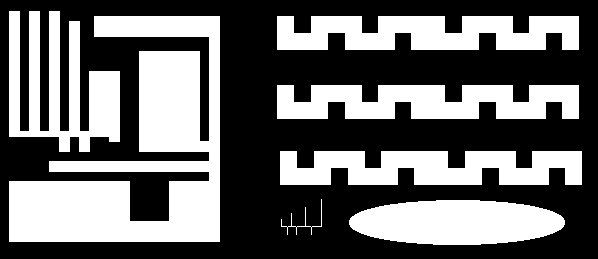
#> input picture lab13/ccl1.png, 598 x 259 px
$ jupyter execute --allow-errors 13_ccl.ipynb
#> lines starting #> are read from the running program, lines starting #| are printed output that depends on the picture; after the words box and inside, x2 and y2 are one past the last pixel; in counts of white or black regions, pixels touching at a corner belong together
# Indeksacja. Prosta klasyfikacja obiektów.

## Cel ćwiczenia
- zapoznanie z dwuprzebiegowym algorytmem indeksacji (ang. *connected component labelling*):
- zapoznanie z prostą klasyfikacją obiektów z wykorzystaniem współczynników kształtu,
- zadanie domowe: zmodyfikowana indeksacja dwuprzebiegowa i indeksacja jednoprzebiegowa.

## Indeksacja

Większość dotychczas poznanych i wykorzystywanych algorytmów przetwarzania obrazu wykonywała operacje na całym obrazie (lub co najwyżej dokonywany był podział obiekt/obiekty - tło. Np. różne metody segmentacji).
Patrząc na poniższny rysunek człowiek widzi dwa kwadraty.

Dla automatycznego systemu analizy i rozpoznawania obrazów przejście od etapu obiekty/tło do wyróżnienia dwóch kwadratów nie jest takie oczywiste i wymaga zastosowania jakieś formy indeksacji - czyli przypisania każdemu z pikseli uznanych za należące do obiektów (tu białych) jakieś etykiety (w naszym przypadku będą to dwie etykiety, ew. dodatkowa oznaczająca tło).

W tej części ćwiczenia zaprezentowany zostanie tzw. dwuprzebiegowy algorytm indeksacji (ang. *two-pass connected component labelling*).
Jego nazwa związana jest z koniecznością wykonania dwukrotnego odwiedzenia każdego z pikseli obrazu (dwie pętle/iteracje po obrazie).
Istnieją również tzw. jednoprzebiegowe algorytmy indeksacji.

## Opis algorytmu

- Na wejściu mamy obraz po binaryzacji - zakładamy, że piksele białe ('1', '255') należą do obiektów, tło jest czarne.

- W pierwszej iteracji obraz analizujemy linia po linii, od lewej do prawej, aż do napotkania pierwszego piksela o wartości różnej od '0'.
  W tej sytuacji dokonujemy analizy otoczenia piksela:


  gdzie: **X**  rozważany piksel, **A,B,C,D** - sąsiedzi z otoczenia.
  Uwaga. W przykładzie pokazano tzw. sąsiedztwo 8-elementowe.
  Niekiedy stosuje się również wersję 4-elementową (praktycznie bardzo rzadko).
  Wtedy analizie podlegałyby by tylko piksele **B** i **D**.

- Możliwe są następujące przypadki dla otoczenia __A,B,C,D__:
    - (a) wszystkie należą do tła __A,B,C,D == 0__.
      Wtedy znaleziony piksel __X__ należy do nowego obiektu - nadajemy mu zatem etykietę __X = L+1__ - przez __L__ rozumiemy poprzednią etykietę.
	  Uwaga. Przed uruchomieniem algorytmu __L__ należy zainicjować wartością  '1'
    - (b) jeden lub więcej pikseli ma przypisaną aktualną etykietę **L**.
	  Wtedy rozważanemu pikselowi przypisujemy etykietę **X = L**.
    - (c) w otoczeniu występują piksele o różnych etykietach np. *L1* i *L2*.
	  Wtedy przyjmuje się zasadę, że rozważanemu pikselowi *X* przypisuje się mniejszą z wartości *L1* i *L2* (*X = min(L1,L2)*).

## Implementacja:

- Wczytaj obraz *ccl1.png*, wyświetl go.
  Po krótkiej analizie można zauważyć, że występuje na nim 7 odrębnych obiektów.
      Ich ``wykrycie'' będzie naszym celem.

- Na podstawie opisu algorytmu podanego wcześniej zaimplementuj tzw. pierwszą fazę indeksacji (ang. _first pass_):
    - uwaga ogólna - algorytm jest dość prosty i łatwy w implementacji,
    - obliczenia powinny odbywać się w pętlach `for` - iteracja po całym obrazku.
      Warto pominąć pierwszy wiersz i pierwszą oraz ostatnią kolumnę, aby  wyeliminować problem z brakiem kontekstu (można np. założyć, że pikseli brzegowych nie ma, bo wcześniej wykonane zostało morfologiczne czyszczenie brzegu).
    - dla przypomnienia iteracja po macierzy w Python - pętla zewnętrzna - wiersze, pętla wewnętrzna - kolumny – tj. pierwsza współrzędna to wiersz, a druga kolumna,
    - rozmiar obrazka można odczytać np. poleceniem: `yy, xx = img.shape`
      Przy takim przypisaniu `yy` oznacza liczbę wierszy (wysokość obrazka), a `xx` liczbę kolumn (szerokość obrazka),
    - działania podejmujemy tylko w przypadku, gdy aktualnie analizowany piksel ma wartość różną od zera (gdy należy do obiektu),
    - najtrudniejszym elementem jest analiza otoczenia piksela i stwierdzenie, z którym z przypadków (a), (b) czy (c) mamy do czynienia.
      Problem można rozwiązać jakkolwiek (tylko dobrze), poniżej prezentowana jest jedna z możliwości.
    - na początku tworzymy listę pikseli, które stanowią otoczenie piksela X (A, B, C, D) np: ` neighbours = [img[j - 1, i - 1], ... `
    - następnie sprawdzamy czy nie występuje przypadek (a) - czyli czy suma sąsiadów nie wynosi 0 -  ` neigh_sum = np.sum(neighbours)`, jeżeli tak to `X = L` oraz `L=L+1`.
      Uwaga proszę nie zapomnieć zainicjalizować etykiety `L` wartością 1.
    - jeżeli `neigh_sum > 0`, mamy do czynienia z przypadkiem (b) lub (c).
      Eliminujemy zerowe elementy z listy `sasiedzi` (`neighbours = filter(lambda x: x != 0, neighbours)`), a następnie znajdujemy minimum i maksimum nowej listy `neighbours` (funkcje `min` i `max` z _numpy_).
    - z przypadkiem (b) będziemy mieli do czynienia, gdy *minimum = maksimum*.
      Wtedy jako etykietę przypisujemy `X = minimum = maksimum`.
      Gdy *minimum != maksimum* mamy przypadek (c).
      Wtedy etykieta `X = minimum` - taką przyjmujemy konwencję,
    - uwaga 1 - algorytm operuje (czyta punkty z otoczenia i zapisuje kolejne indeksy L) na tym samym obrazie wejściowym,
    - uwaga 2 - przed implementacją metody obsługi konfliktów przypadki (b) i (c) działają tak samo, ale dla potrzeb dalszych kroków należy je rozróżnić,

- Wykonaj indeksację obrazu za pomocą zaimplementowanego algorytmu.
  Jeżeli wszystko zostało poprawnie napisane, to wynik powinien wyglądać mniej więcej tak jak na poniższym rysunku. Takie porównanie stanowić będzie pierwszy test poprawności implementacji algorytmu.


[cell 1]
import os
import cv2
import matplotlib.pyplot as plt
import numpy as np

# if not os.path.exists("ccl1.png") :
#     !wget https://raw.githubusercontent.com/vision-agh/poc_sw/master/13_CCL/ccl1.png --no-check-certificate
# if not os.path.exists("shapes.png") :
#     !wget https://raw.githubusercontent.com/vision-agh/poc_sw/master/13_CCL/shapes.png --no-check-certificate
# if not os.path.exists("shapesReal.png") :
#     !wget https://raw.githubusercontent.com/vision-agh/poc_sw/master/13_CCL/shapesReal.png --no-check-certificate

url = 'https://raw.githubusercontent.com/vision-agh/poc_sw/master/13_CCL/'

fileNames = ["ccl1.png", "shapes.png", "shapesReal.png"]
for fileName in fileNames:
  if not os.path.exists(fileName):
      r = requests.get(url + fileName, allow_redirects=True)
      open(fileName, 'wb').write(r.content)

[cell 2]
cc1 = cv2.imread('ccl1.png', 0)
#> cc1: shape (259, 598); 41.1% white; 7 white regions, largest, box (x1, y1, x2, y2) and area: (9, 16, 220, 242) 23561, (9, 11, 120, 152) 8081, (277, 16, 579, 50) 8024
plt.imshow(cc1, cmap='gray')

[cell 3]
img = np.copy(cc1)

X, Y = img.shape
L = 1
img = img / 255
#> (the rest of this cell did not finish here and is left out)

[cell 4]
np.max(img)
#> Out = 1

## Dyskusja:

- W wyniku indeksacji uzyskujemy obraz, na którym wyróżnionych jest wiele obiektów (dokładnie 48) - a faktycznie jest tylko 7. Zastanówmy się z czego to wynika.

- Zacznijmy od prostego przypadku przedstawionego na poniższym rysunku:


  Obraz analizowany jest linia po linii.
  Zatem pierwszą etykietę dostanie słupek po prawej.
  Późnej ten po lewej.
  Postępując zgodnie z podanym algorytmem, w pewnym momencie (piksel wyróżniony na obrazku) dojdzie do sytuacji, w której w otoczeniu danego piksela znajdą się dwie różne etykiety (tu: '1' i '2').
  Wtedy zgodnie z przyjętą metodologią przypisujemy niższą, tj. '1'.
  Problem jaki powstaje, to brak zapamiętania informacji o tym, że wystąpił taki konflikt tj. że powinno nastąpić połączenie etykiet '1' i '2'.
  Z tego powodu wynik działania algorytmu nie jest poprawny.

-  Przeanalizujmy jeszcze jeden, bardziej złożony przykład z rysunku poniżej:


   Słupek po prawej dostaje indeks '1', a po lewej '2'.
   W czwartej linii występuje piksel, który ma w swoim sąsiedztwie (A,B,C,D) same piksele czarne.
   Dlatego dostaje etykietę '3'.
   Jednak w następnym kroku okazuje się, że następuje konflikt '3' z '1' (połączenie).
   W kolejnym wierszu występuje konflikt '2' i '3'.
   Warto zwrócić uwagę, że w tym przypadku trzeba uniknąć sytuacji ''utraty'' informacji o połączeniu '1' z '2' przez '3'.

- W literaturze zaproponowano wiele sposobów reprezentacji i rozwiązywania przedstawionych konfliktów:
    - 2-krotki,
    - n-krotki,
    - tablica dwuwymiarowa,
    - grafy + przeszukiwanie grafu wgłąb.
 W obecnym ćwiczeniu zastosujemy ostatnie podejście, które jest najprostsze do realizacji.

- Opisane konflikty możemy przechowywać w strukturze zbiorów rozłącznych (ang. _union find_).
  Jest to zagadnienie znane z przedmiotu ''Algorytmy i struktury danych''.
  Poniżej zostanie zaprezentowane krótkie przypomnienie.

- Mamy $N$ obiektów. W naszym przypadku to jest $N$ etykiet.
  Chcemy przechowywać informację o sytuacji, w której następuje łączenie etykiet tj. interesują nas zbiory obiektów połączonych.
  Przykład trzech zbiorów zamieszczono na rysunku:


- W ramach rozważanej struktury implementuje się dwie operacje:
    - *find* (znajdź) - sprawdzenie czy dwa obiekty należą do tego samego zbioru połączonego,
	- *union* (połącz) - wprowadź połączenie pomiędzy dwoma obiektami.

- Z punktu widzenia naszych potrzeb ważna jest funkcja _union_. Przykład dodania połączenia pomiędzy obiektami '2' a'3' pokazano na rysunku:


- Strukturę oraz obie operacje można zaimplementować na kilka sposobów.
  Zainteresowanych odsyłam do literatury przedmiotu.
  My zastosujemy podejście _quick-union_.
  Nie jest ono specjalnie wydajnie, ale bardzo proste do implementacji.

- Nasz graf, w którym wierzchołki oznaczają etykiety, a krawędzie połączenia między etykietami, zapiszemy w tablicy jednowymiarowej `id[]` o rozmiarze $N$ (maksymalna liczba etykiet).
  Interpretacja pola w tablicy: `id[i]` jest rodzicem `i`.
  Korzeń elementu `i` jest dany jako: `id[id[id[...id[i]...]]]`.

- Przeanalizujmy jak to działa na prostym przykładzie.
  Mamy dany poetykietowany obraz:


  Występuje na nim pięć konfliktów oznaczonych A, B, C, D i E  (uwaga w trakcie działania algorytmu pojawią się właśnie w takiej kolejności).

- Sytuację wyjściową opisuje poniższy rysunek:


   Tablica `id` wypełniona jest kolejnymi indeksami.

- W algorytmie _quick-union_, aby połączyć elementy $p$ i $q$ należy ustawić $id$ korzenia $q$ pod adres korzenia elementu $p$.
Uwaga. Zakładamy, że $p$ < $q$.
Można to zapisać jako: `id[root(p)] = root(q)`.
Nasze pierwsze połączenie (A) to 4 z 2.
Po tej operacji sytuacja będzie wyglądać następująco:


W tym przypadku korzenieniem obu elementów są same elementy, zatem operacja jest dość prosta.

- Kolejny krok tj. połączenie  2 z 1 -  sytuacja B:


Element 1 jest korzeniem.
Element 2 już nie, ponieważ `id[2]==4`.
Sprawdzamy zatem `id[4]`.
Okazuje się, że `id[4] == 4` tj. jest to korzeń.
Zatem korzeniem dla elementu 2 jest 4.
Dokonujemy stosownej modyfikacji w tablicy `id[1] = 4`.

-  Kolejne połączenie to 6 z 3 (C):


- Kolejne połączenie to 5 z 1.


Szukamy korzenia elementu 1.
Znajdujemy, że to jest 4.
Zatem łączymy 5 i 4.

- Ostatnie połączenie to 6 z 5.


-  Ostatni krok to wykorzystanie informacji zawartej w tablicy `id` do wyznaczenia przekodowania LUT (ang. _look-up table_), które pozwoli nam nadać poprawne etykiety wszystkim pikselom.
      Zasadniczo sprowadza się on do obliczenia dla każdej możliwej etykiety jej korzenia.
      W naszym przypadku zawsze otrzymamy 6, gdyż wszystkie piksele są ze sobą połączone i stanowią jeden obiekt.

## Implementacja:

- Implementacja jest dużo prostsza i krótsza od powyższego opisu.
  Istotne jest tylko dobre zrozumienie algorytmu _union-find_.

- Potrzebne będą nam dwie funkcje pomocnicze:

    - `root` - obliczanie korzenia zgodnie z podanym opisem (odpowiednia pętla `while`). Funkcja pobiera indeks elementu oraz tablicę, a zwraca indeks korzenia.
    - `union` - realizacja operacji unii. Argumenty to indeksy `p` i `q` oraz tablica, a wyniki to zmodyfikowana tablica.

- Na początku, przed pierwszym przebiegiem algorytmu indeksacji, tworzymy tablicę `id` i inicjujemy ją wartościami od 1 do $N$.
  Dla rozważanego przykładu wystarczy $N = 100$.

- Następnie, w przypadku wystąpienia konfliktu (przypadek ()c)), tworzymy unię pomiędzy etykietą mniejszą i większą.

- Po pierwszym przebiegu tworzymy, w opisany powyżej sposób, przekodowanie LUT (pętla po `id` i funkcja `root`). Powstaje nam tablica `lut`.

- Implementujemy drugi przebieg po obrazie.
  Jest on bardzo prosty.
  Dla każdego piksela, który nie jest tłem (o etykiecie większej od 0) realizujemy przekodowanie LUT (`lut_table[img[j, i] - 1]`).
  Otrzymany w ten sposób obraz wyświetlamy.
  Powinniśmy uzyskać poprawne etykietowanie.

[cell 5]
class Connection:
    def __init__(self, n):
        self.id_list = [i + 1 for i in range(n)]

    # [44 lines left out: functions root, union, indexing_enhanced, not called in this run]

[cell 6]
ccl1 = cv2.imread('ccl1.png', 0)

N = 100
id_connection = Connection(N)
#> (the rest of this cell did not finish here and is left out)

[cell 7]
fig, axs = plt.subplots(2, figsize=(20, 8))
#> (the rest of this cell did not finish here and is left out)

## Indeksacja wbudowana w OpenCV

W OpenCV dostępna jest funkcja `connectedComponents`, która pozwala wykonać indeksację.
Proszę sprawdzić jej działanie na używanym wcześniej obrazie.

[cell 8]
# Indeksacja wbudowana w OpenCV
cc1_indexed = cv2.connectedComponents(cc1)[1]
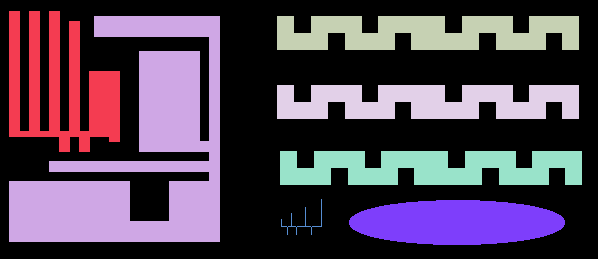
#> cc1_indexed: shape (259, 598) int32; 8 distinct labels, from 0 to 7; one colour per label, 0 black
plt.imshow(cc1_indexed)

## Rozpoznawanie obiektów z wykorzystaniem współczynników kształtu

Współczynniki kształtu są pewnymi parametrami liczbowymi opisującymi kształt obiektu.
Pozwala to na użycie ich do automatycznego rozpoznawania obiektów.
Teoretycznie współczynniki kształtu (dobre) powinny być niezależne od zmiany położenia obiektu, jego orientacji i wielkości.
W praktyce okazuje się jednak, że wartości współczynników zmieniają się w pewnym zakresie nawet dla obiektów należących do tych samych klas (te same kształty - przykład obracany kwadrat).
Wynika z tego konieczność uwzględnienia pewnej tolerancji wartości współczynników kształtu wykorzystywanych w praktycznych zastosowaniach analizy i rozpoznawania obrazu.

# Implementacja dla obrazu sztucznego

- Wczytaj obraz _shapes.png_.
  Wyświetl go.
  Pierwszym etapem zadania będzie wybranie współczynników kształtu i przedziałów ich wartości - takich, które pozwolą na wykrycie konkretnych kształtów.
  Do wyboru jest kwadrat lub krzyżyk (koło jest zbyt łatwe).

- Obok ''klasycznych'' współczynników kształtu tj. Blair-Bliss, Malinowskiej, Haralick, występują współczynniki będące pochodnymi momentów geometrycznych tzn. momenty Hu [https://en.wikipedia.org/wiki/Image_moment]. Wykorzystamy je w naszym ćwiczeniu.

- Pierwszy krok to indeksacja obrazu - poznana funkcja `connectedComponents`.
- Następnie w pętli, dla kolejnych obiektów wyznaczamy współczynniki Hu.
    - po pierwsze należy ''wybrać'' z obrazu dany obiekt np. `I = (ccl == s)*1` oraz `I = I.astype('uint8')`
    - po drugie obliczyć momenty geometryczne - `cv2.moments(I)`
    - po trzecie, na podstawie momentów, obliczyć momentu Hu `cv2.HuMoments(moments)`
- Mając wyznaczone współczynniki musimy jest przeanalizować. W tym celu dobrze ja jakoś wyświetlić w postaci macierzy - proszę to rozwiązać samodzielnie.

- Na podstawie analizy należy wybrać próg (jeden lub więcej) i zrealizować stosowną filtrację tj. usunąć ''niechciane'' kształty.

[cell 9]
shapes = cv2.imread('shapes.png',0)
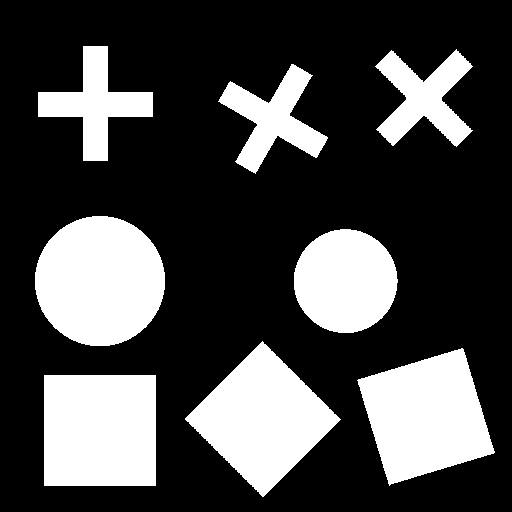
#> input picture lab13/shapes.png, 512 x 512 px
#> shapes: shape (512, 512); 28% white; 8 white regions, largest, box (x1, y1, x2, y2) and area: (35, 216, 165, 346) 13293, (44, 375, 156, 486) 12432, (185, 341, 341, 497) 12212
plt.imshow(shapes)

[cell 10]
shapes_indexed = cv2.connectedComponents(shapes)[1]
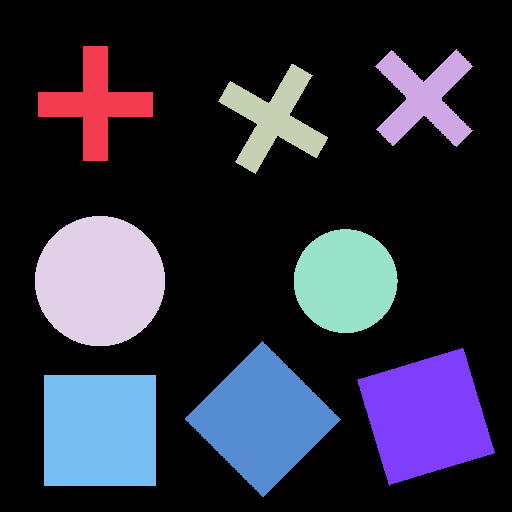
#> shapes_indexed: shape (512, 512) int32; 9 distinct labels, from 0 to 8; one colour per label, 0 black
plt.imshow(shapes_indexed)

[cell 11]
shapes = cv2.imread('shapes.png', cv2.IMREAD_GRAYSCALE)
n, shapesConnected = cv2.connectedComponents(shapes)
#> n = 9

objects = []
moments = []
huMoments = []
for i in range(1, n):
    if i != 4 and i != 5:
        obj = (shapesConnected == i).astype('uint8')
        objects.append(obj)
        moments.append(cv2.moments(obj))
        huMoments.append(cv2.HuMoments(cv2.moments(obj)))
#> this loop made 8 passes
#> pass 1, `obj = (shapesConnected == i).astype('uint8')`:
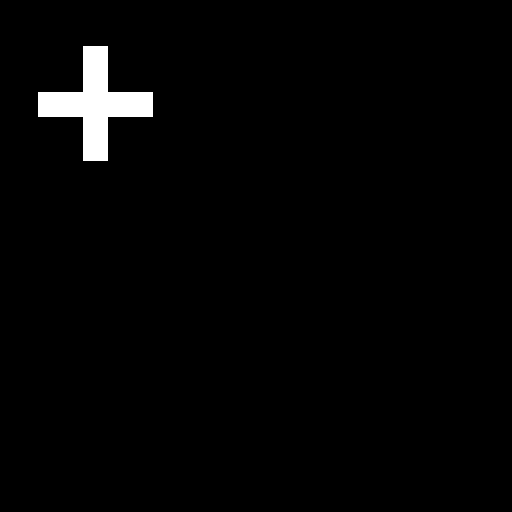
#> obj: shape (512, 512); values 0 (black) and 1 (white), 2% white; 1 white region, box (x1, y1, x2, y2) and area: (38, 46, 153, 161) 5125
#> after the loop:
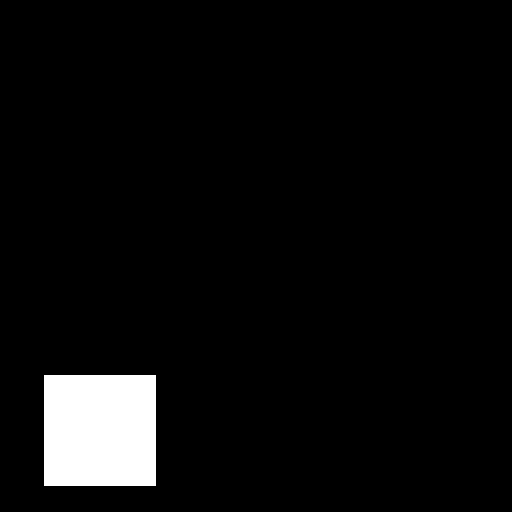
#> obj: shape (512, 512); values 0 (black) and 1 (white), 4.7% white; 1 white region, box (x1, y1, x2, y2) and area: (44, 375, 156, 486) 12432
#> after the loop, huMoments = 6 items; moments = 6 items; objects = 6 items

# visualize
fig, axes = plt.subplots(6, figsize=(30, 30))
for i in range(6):
    axes[i].imshow(objects[i])
plt.show()
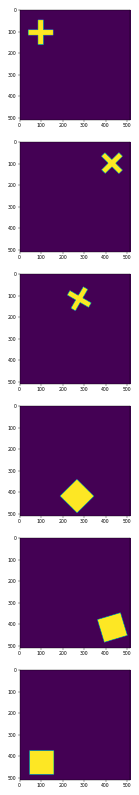
#> figure drawn by matplotlib, 6 panels

[cell 12]
def filterObjects(img, low_threshold, high_threshold):
#> called with low_threshold = 0.2, high_threshold = 0.5
    n, shapesConnected = cv2.connectedComponents(shapes)
#> n = 9
    objects = []
    moments = []
    huMoments = []
    imgFiltered = np.zeros(img.shape)

    for i in range(1, n):
        obj = (shapesConnected == i).astype('uint8')
        objects.append(obj)
        moment = cv2.moments(obj)
        huMoment = cv2.HuMoments(moment)
        if low_threshold < huMoment[0][0] < high_threshold:
            imgFiltered += shapesConnected == i
#> this loop made 8 passes
#> huMoment on passes 1, 8: [0.25, 2.31e-09, 2.32e-05, 1.47e-06, 8.61e-12, 7.08e-11, 0], [0.167, 2.23e-06, 0, 0, 0, 0, 0]
#> pass 2, in filterObjects, `imgFiltered += shapesConnected == i`:
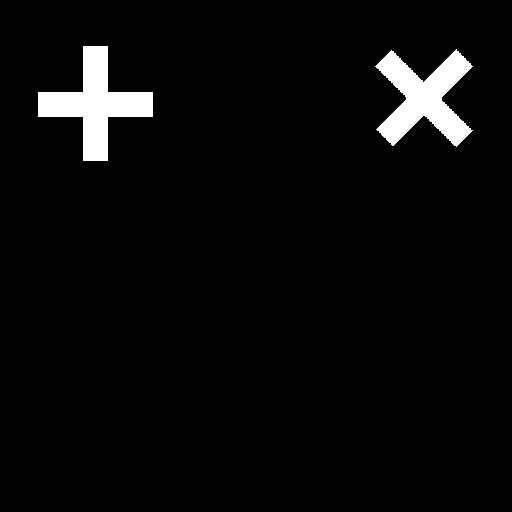
#> imgFiltered: shape (512, 512) float64; values 0 (black) and 1 (white), 3.8% white; 2 white regions, box (x1, y1, x2, y2) and area: (38, 46, 153, 161) 5125, (375, 49, 473, 147) 4840
#> pass 3, in filterObjects, `imgFiltered += shapesConnected == i`:
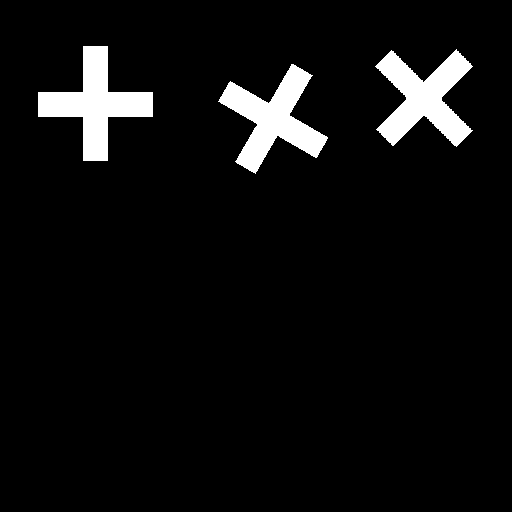
#> imgFiltered: shape (512, 512) float64; values 0 (black) and 1 (white), 5.7% white; 3 white regions, box (x1, y1, x2, y2) and area: (38, 46, 153, 161) 5125, (218, 64, 328, 174) 4857, (375, 49, 473, 147) 4840
#> after the loop, objects = 8 items

    return imgFiltered

[cell 13]
crosses = filterObjects(shapes, 0.20, 0.5)
plt.imshow(crosses)

[cell 14]
squares = filterObjects(shapes, 0.16, 0.17)
#> call 2 of filterObjects, with low_threshold = 0.16, high_threshold = 0.17
#> the loop in filterObjects (call 2), `for i in range(1, n):` made 8 passes
#> after the loop in filterObjects (call 2), `for i in range(1, n):`:
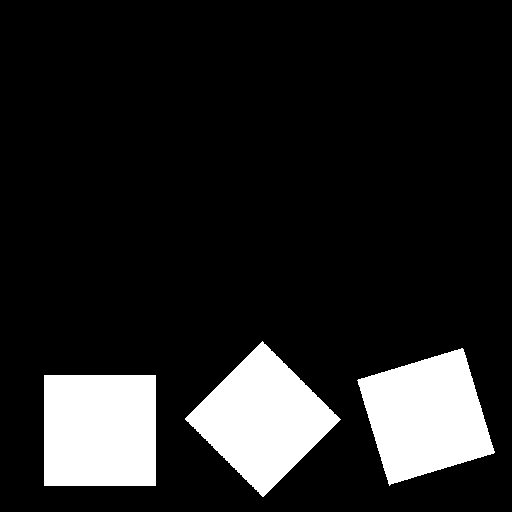
#> imgFiltered: shape (512, 512) float64; values 0 (black) and 1 (white), 14.1% white; 3 white regions, box (x1, y1, x2, y2) and area: (44, 375, 156, 486) 12432, (185, 341, 341, 497) 12212, (357, 348, 495, 486) 12194
plt.imshow(squares)

# Implementacja dla obrazu rzeczywistego

- Podobne ćwiczenie należy zrealizować dla obrazu rzeczywistego _shapesReal.png_.
- Uwaga. Wykorzystując poznane metody przetwarzania obrazu doprowadź obraz do postaci binarnej (usuń ew. zakłócenia itp.).
- Uwagi:
    - należy z obrazu wyeliminować małe grupki pikseli - tak aby nie zostały poindeksowane,
    - obiektów powinno być 13,
    - może się okazać, że zajdzie potrzeba modyfikacji warunków na współczynniki albo wręcz wprowadzenia dodatkowych współczynników.
    - warto zaznaczyć, że opisane podejście tj. ''ręczne'' wyznaczanie przedziałów parametrów stosuje się tylko do bardzo prostych problemów. W rzeczywistych aplikacjach rozpoznawania obrazu stosuje się tzw. uczenie maszynowe i klasyfikatory typu sztuczne sieci neuronowe, algorytm k-NN, czy SVM.

- Sposób postępowania jest zasadniczo bardzo podobny do tego użytego wcześniej. Przy czym, ponieważ obiektów jest więcej, warto je sobie ''opisać'' - ułatwia to analizę:
    - użyjemy funkcji `connectedComponentsWithStats` - pozwala ona wyliczyć statystyki (pole, prostokąt otaczający oraz centroid). Szczegóły użycia proszę sprawdzić w dokumentacji,
    - wykonujemy kopię obrazu poindeksowanego (`ccl_vis = ccl.copy()`),
    - w pętli po obiektach wypisujemy numery:
      `cv2.putText(ccl_vis,str(label_num),(int(centroids[s,0]),int(centroids[s,1])),cv2.FONT_HERSHEY_SIMPLEX,1,(20,0,0),2)`
      Argumenty to odpowiednio: obraz, tekst, jego położenie, czcionka, rozmiar, kolor, grubość).
      Zwracam uwagę na kolor, tu dobrze jest dać wartość nieco większą niż maksymalna etykieta.
      Inaczej wystąpi problem z czytelnością wizualizacji.

- Przeprowadzamy podobną analizę jak wcześniej i dobieramy odpowiednie warunki/progi.
- W efekcie powinniśmy uzyskać obraz z krzyżykami, kwadratami lub kółkami.

[cell 15]
# Rozpoznawanie obiektów rzeczywistych

[cell 16]
real = cv2.imread('shapesReal.png', 0)
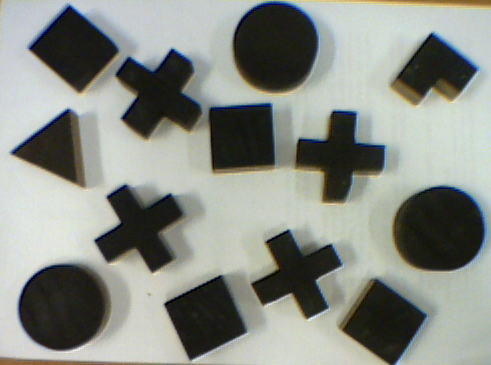
#> input picture lab13/shapesReal.png, 491 x 365 px
#> (the rest of the program and of its run is left out)
